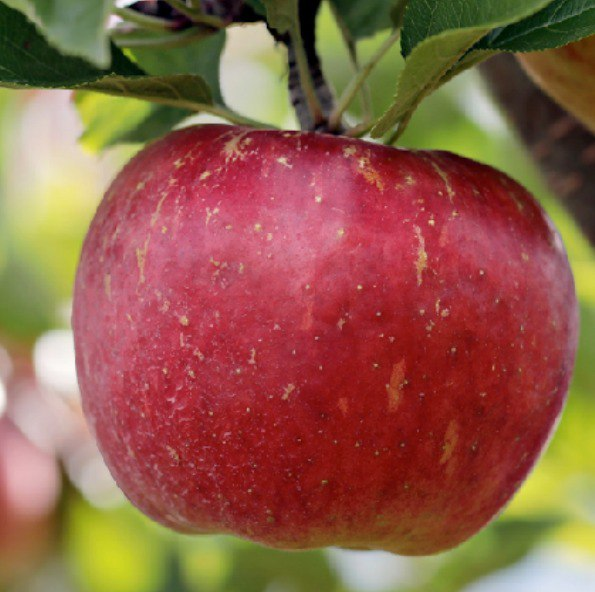
#> input picture COL783/A3/LOCAL/Testcases/q1_apple.jpg, 595 x 592 px, given in place of q4_input_1.png, which was not available
$ python q4_local.py
#> lines starting #> are read from the running program, lines starting #| are printed output that depends on the picture; pictures that were not available may be replaced by others from this repository, and a replacement may not be noted
"""
Block DCT Coding Implementation (JPEG-style)
Assignment: Problem 4
Author: Student
Date: October 24, 2025
"""

import numpy as np
from PIL import Image
from scipy.fftpack import dct, idct
import os
from pathlib import Path

# ===========================
# Helper Functions
# ===========================

def dct2d(block):
    """
    2D DCT transformation using orthonormal basis

    Args:
        block: 2D numpy array
    Returns:
        2D DCT coefficients
    """
    return dct(dct(block.T, norm='ortho').T, norm='ortho')

def idct2d(block):
    """
    2D Inverse DCT transformation

    Args:
        block: 2D DCT coefficients
    Returns:
        2D spatial domain block
    """
    return idct(idct(block.T, norm='ortho').T, norm='ortho')

def calculate_psnr(original, reconstructed, max_intensity=255):
    """
    Calculate Peak Signal-to-Noise Ratio

    Args:
        original: Original image array
        reconstructed: Reconstructed image array
        max_intensity: Maximum possible pixel value (default 255)
    Returns:
        PSNR in dB
    """
    mse = np.mean((original.astype(float) - reconstructed.astype(float)) ** 2)
    if mse == 0:
        return float('inf')
    psnr = 20 * np.log10(max_intensity / np.sqrt(mse))
    return psnr

def calculate_rmse(original, reconstructed):
    """
    Calculate Root Mean Square Error

    Args:
        original: Original image array
        reconstructed: Reconstructed image array
    Returns:
        RMSE value
    """
    mse = np.mean((original.astype(float) - reconstructed.astype(float)) ** 2)
    return np.sqrt(mse)

def load_and_crop_image(filename, block_size=16):
    """
    Load image and crop to multiple of block_size

    Args:
        filename: Path to image file
        block_size: Block size for DCT (default 16)
    Returns:
        Cropped grayscale image as numpy array
    """
    img = Image.open(filename).convert('L')  # Convert to grayscale
    img_array = np.array(img)

    # Crop to multiple of block_size
    h, w = img_array.shape
    new_h = (h // block_size) * block_size
    new_w = (w // block_size) * block_size

    cropped = img_array[:new_h, :new_w]
    print(f"  Loaded {filename}: Original size {h}x{w}, Cropped to {new_h}x{new_w}")
    return cropped

def save_image(img_array, filename):
    """
    Save numpy array as image

    Args:
        img_array: Image data as numpy array
        filename: Output file path
    """
    img_array = np.clip(img_array, 0, 255).astype(np.uint8)
    img = Image.fromarray(img_array)
    img.save(filename)
    print(f"  Saved: {filename}")

def create_error_image(original, reconstructed, output_path, scale_factor=10):
    """
    Create and save error image (magnified for visibility)

    Args:
        original: Original image array
        reconstructed: Reconstructed image array
        output_path: Path to save error image
        scale_factor: Multiplication factor for error visibility
    Returns:
        Error array
    """
    error = np.abs(original.astype(float) - reconstructed.astype(float))
    # Scale error for visibility
    error_scaled = np.clip(error * scale_factor, 0, 255)
    save_image(error_scaled, output_path)
    return error

# ===========================
# Block DCT Functions
# ===========================

def apply_block_dct(image, block_size=16):
    """
    Apply block DCT to image

    Args:
        image: Input image as numpy array
        block_size: Size of DCT blocks (default 16)
    Returns:
        Tuple of (list of DCT coefficient blocks, grid shape)
    """
    h, w = image.shape
    dct_blocks = []

    for i in range(0, h, block_size):
        for j in range(0, w, block_size):
            block = image[i:i+block_size, j:j+block_size]
            dct_block = dct2d(block.astype(float))
            dct_blocks.append(dct_block)

    return dct_blocks, (h // block_size, w // block_size)

def apply_inverse_block_dct(dct_blocks, grid_shape, block_size=16):
    """
    Apply inverse block DCT to reconstruct image

    Args:
        dct_blocks: List of DCT coefficient blocks
        grid_shape: Tuple of (rows, cols) of blocks
        block_size: Size of DCT blocks (default 16)
    Returns:
        Reconstructed image as numpy array
    """
    rows, cols = grid_shape
    h = rows * block_size
    w = cols * block_size
    reconstructed = np.zeros((h, w))

    block_idx = 0
    for i in range(0, h, block_size):
        for j in range(0, w, block_size):
            idct_block = idct2d(dct_blocks[block_idx])
            reconstructed[i:i+block_size, j:j+block_size] = idct_block
            block_idx += 1

    return reconstructed

# ===========================
# Full Image DCT Functions
# ===========================

def apply_full_dct(image):
    """
    Apply DCT to entire image

    Args:
        image: Input image as numpy array
    Returns:
        DCT coefficients for entire image
    """
    return dct2d(image.astype(float))

def apply_inverse_full_dct(dct_coeffs):
    """
    Apply inverse DCT to reconstruct entire image

    Args:
        dct_coeffs: DCT coefficients for entire image
    Returns:
        Reconstructed image as numpy array
    """
    return idct2d(dct_coeffs)

# ===========================
# Coefficient Thresholding
# ===========================

def threshold_block_coefficients(dct_block, target_rmse, block_size=16, max_intensity=255):
    """
    Threshold DCT coefficients in a block to achieve target RMSE
    Uses the orthogonality property: ||x - x_hat||^2 = ||X - X_hat||^2

    Args:
        dct_block: DCT coefficient block
        target_rmse: Target RMSE (e.g., 0.1 * I_max for 20 dB PSNR)
        block_size: Size of block
        max_intensity: Maximum intensity value
    Returns:
        Thresholded DCT block
    """
    # Create a copy
    thresholded = dct_block.copy()

    # Get absolute values and flatten
    abs_coeffs = np.abs(thresholded.flatten())

    # Sort coefficients by magnitude (descending)
    sorted_indices = np.argsort(-abs_coeffs)
    sorted_coeffs = abs_coeffs[sorted_indices]

    # Calculate cumulative error energy when zeroing coefficients
    # Error energy = sum of squared coefficients that are zeroed
    target_error_energy = (target_rmse ** 2) * (block_size ** 2)

    # Find how many coefficients we can zero while staying within target
    cumulative_energy = np.cumsum(sorted_coeffs[::-1] ** 2)

    # Find the last index where cumulative energy is still below target
    num_to_zero = np.searchsorted(cumulative_energy, target_error_energy)
    num_to_keep = block_size * block_size - num_to_zero

    # Zero out the smallest coefficients
    flat_thresh = thresholded.flatten()
    indices_to_zero = sorted_indices[num_to_keep:]
    flat_thresh[indices_to_zero] = 0

    thresholded = flat_thresh.reshape(block_size, block_size)

    return thresholded, num_to_keep

def threshold_full_coefficients(dct_coeffs, target_rmse, max_intensity=255):
    """
    Threshold DCT coefficients for entire image to achieve target RMSE

    Args:
        dct_coeffs: DCT coefficients for entire image
        target_rmse: Target RMSE
        max_intensity: Maximum intensity value
    Returns:
        Tuple of (thresholded DCT coefficients, number of nonzero coefficients)
    """
    h, w = dct_coeffs.shape
    thresholded = dct_coeffs.copy()

    # Get absolute values and flatten
    abs_coeffs = np.abs(thresholded.flatten())

    # Sort coefficients by magnitude (descending)
    sorted_indices = np.argsort(-abs_coeffs)
    sorted_coeffs = abs_coeffs[sorted_indices]

    # Calculate cumulative error energy
    target_error_energy = (target_rmse ** 2) * (h * w)
    cumulative_energy = np.cumsum(sorted_coeffs[::-1] ** 2)

    # Find number of coefficients to keep
    num_to_zero = np.searchsorted(cumulative_energy, target_error_energy)
    num_to_keep = h * w - num_to_zero

    # Zero out the smallest coefficients
    flat_thresh = thresholded.flatten()
    indices_to_zero = sorted_indices[num_to_keep:]
    flat_thresh[indices_to_zero] = 0

    thresholded = flat_thresh.reshape(h, w)

    return thresholded, num_to_keep

# ===========================
# PART A: Block DCT Implementation
# ===========================

def part_a():
    """
    Part A: Implement and verify 16x16 block DCT
    """
    print("\n" + "="*60)
    print("======Part-A processing...======")
    print("="*60 + "\n")

    # Load images
    print("Loading and preparing images...")
    f1 = load_and_crop_image('q4_input_1.png')
    f2 = load_and_crop_image('q4_input_2.png')

    print("\nProcessing f1 (image 1)...")
    # Apply DCT to f1
    dct_blocks_f1, grid_shape_f1 = apply_block_dct(f1, block_size=16)
    print(f"  Number of 16x16 blocks: {len(dct_blocks_f1)}")
    print(f"  Grid shape: {grid_shape_f1[0]} rows x {grid_shape_f1[1]} cols")

    # Apply inverse DCT to verify
    reconstructed_f1 = apply_inverse_block_dct(dct_blocks_f1, grid_shape_f1, block_size=16)

    # Calculate verification metrics
    max_diff_f1 = np.max(np.abs(f1 - reconstructed_f1))
    psnr_f1 = calculate_psnr(f1, reconstructed_f1)

    print(f"  Verification - Max pixel difference: {max_diff_f1:.2e}")
    print(f"  Verification - PSNR: {psnr_f1:.2f} dB")

    # Save reconstructed image
    save_image(reconstructed_f1, './Q4_Output/PartA/f1_reconstructed.png')
    save_image(f1, './Q4_Output/PartA/f1_original.png')

    print("\nProcessing f2 (image 2)...")
    # Apply DCT to f2
    dct_blocks_f2, grid_shape_f2 = apply_block_dct(f2, block_size=16)
    print(f"  Number of 16x16 blocks: {len(dct_blocks_f2)}")
    print(f"  Grid shape: {grid_shape_f2[0]} rows x {grid_shape_f2[1]} cols")

    # Apply inverse DCT to verify
    reconstructed_f2 = apply_inverse_block_dct(dct_blocks_f2, grid_shape_f2, block_size=16)

    # Calculate verification metrics
    max_diff_f2 = np.max(np.abs(f2 - reconstructed_f2))
    psnr_f2 = calculate_psnr(f2, reconstructed_f2)

    print(f"  Verification - Max pixel difference: {max_diff_f2:.2e}")
    print(f"  Verification - PSNR: {psnr_f2:.2f} dB")

    # Save reconstructed image
    save_image(reconstructed_f2, './Q4_Output/PartA/f2_reconstructed.png')
    save_image(f2, './Q4_Output/PartA/f2_original.png')

    print("\n✓ Part A completed successfully!")
    print("  Images are identical after DCT-IDCT transformation")
    print("  (within floating point precision)")

    return f1, f2, dct_blocks_f1, dct_blocks_f2, grid_shape_f1, grid_shape_f2

# ===========================
# PART B: Lossy Compression with Block DCT
# ===========================

def part_b(f1, f2, dct_blocks_f1, dct_blocks_f2, grid_shape_f1, grid_shape_f2):
    """
    Part B: Lossy compression using coefficient thresholding (per-block)
    Target: PSNR >= 20 dB (RMSE <= 0.1 * I_max = 25.5)
    """
    print("\n" + "="*60)
    print("======Part-B processing...======")
    print("="*60 + "\n")

    target_psnr = 20  # dB
    max_intensity = 255
    target_rmse_per_block = 0.1 * max_intensity  # 25.5

    print(f"Target: PSNR >= {target_psnr} dB")
    print(f"Target: RMSE <= {target_rmse_per_block:.1f} per block\n")

    # Process f1
    print("Processing f1 (image 1) - Block-wise compression...")
    thresholded_blocks_f1 = []
    total_nonzero_f1 = 0

    for block in dct_blocks_f1:
        thresh_block, num_kept = threshold_block_coefficients(
            block, target_rmse_per_block, block_size=16, max_intensity=max_intensity
        )
        thresholded_blocks_f1.append(thresh_block)
        total_nonzero_f1 += num_kept

    # Reconstruct image
    f1_hat = apply_inverse_block_dct(thresholded_blocks_f1, grid_shape_f1, block_size=16)

    # Calculate metrics
    psnr_f1 = calculate_psnr(f1, f1_hat, max_intensity)
    rmse_f1 = calculate_rmse(f1, f1_hat)
    total_coeffs_f1 = len(dct_blocks_f1) * 16 * 16
    compression_ratio_f1 = total_nonzero_f1 / total_coeffs_f1

    print(f"  PSNR: {psnr_f1:.2f} dB")
    print(f"  RMSE: {rmse_f1:.2f}")
    print(f"  Total coefficients: {total_coeffs_f1}")
    print(f"  Nonzero coefficients: {total_nonzero_f1}")
    print(f"  Percentage kept: {compression_ratio_f1*100:.2f}%")

    # Save results
    save_image(f1_hat, './Q4_Output/PartB/f1_compressed.png')
    error_f1 = create_error_image(f1, f1_hat, './Q4_Output/PartB/f1_error.png', scale_factor=10)
    print(f"  Max error: {np.max(error_f1):.2f}")

    # Process f2
    print("\nProcessing f2 (image 2) - Block-wise compression...")
    thresholded_blocks_f2 = []
    total_nonzero_f2 = 0

    for block in dct_blocks_f2:
        thresh_block, num_kept = threshold_block_coefficients(
            block, target_rmse_per_block, block_size=16, max_intensity=max_intensity
        )
        thresholded_blocks_f2.append(thresh_block)
        total_nonzero_f2 += num_kept

    # Reconstruct image
    f2_hat = apply_inverse_block_dct(thresholded_blocks_f2, grid_shape_f2, block_size=16)

    # Calculate metrics
    psnr_f2 = calculate_psnr(f2, f2_hat, max_intensity)
    rmse_f2 = calculate_rmse(f2, f2_hat)
    total_coeffs_f2 = len(dct_blocks_f2) * 16 * 16
    compression_ratio_f2 = total_nonzero_f2 / total_coeffs_f2

    print(f"  PSNR: {psnr_f2:.2f} dB")
    print(f"  RMSE: {rmse_f2:.2f}")
    print(f"  Total coefficients: {total_coeffs_f2}")
    print(f"  Nonzero coefficients: {total_nonzero_f2}")
    print(f"  Percentage kept: {compression_ratio_f2*100:.2f}%")

    # Save results
    save_image(f2_hat, './Q4_Output/PartB/f2_compressed.png')
    error_f2 = create_error_image(f2, f2_hat, './Q4_Output/PartB/f2_error.png', scale_factor=10)
    print(f"  Max error: {np.max(error_f2):.2f}")

    print("\n✓ Part B completed successfully!")
    print("  Note: Error images are scaled 10x for visibility")

    # Save summary report
    with open('./Q4_Output/PartB/summary.txt', 'w') as f:
        f.write("="*60 + "\n")
        f.write("PART B: Block-wise DCT Compression Summary\n")
        f.write("="*60 + "\n\n")
        f.write(f"Target: PSNR >= {target_psnr} dB (RMSE <= {target_rmse_per_block:.1f})\n\n")

        f.write("Image f1 (q4_input_1.png):\n")
        f.write(f"  PSNR: {psnr_f1:.2f} dB\n")
        f.write(f"  RMSE: {rmse_f1:.2f}\n")
        f.write(f"  Total coefficients: {total_coeffs_f1}\n")
        f.write(f"  Nonzero coefficients: {total_nonzero_f1}\n")
        f.write(f"  Percentage kept: {compression_ratio_f1*100:.2f}%\n")
        f.write(f"  Max error: {np.max(error_f1):.2f}\n\n")

        f.write("Image f2 (q4_input_2.png):\n")
        f.write(f"  PSNR: {psnr_f2:.2f} dB\n")
        f.write(f"  RMSE: {rmse_f2:.2f}\n")
        f.write(f"  Total coefficients: {total_coeffs_f2}\n")
        f.write(f"  Nonzero coefficients: {total_nonzero_f2}\n")
        f.write(f"  Percentage kept: {compression_ratio_f2*100:.2f}%\n")
        f.write(f"  Max error: {np.max(error_f2):.2f}\n")

    print("  Summary saved to: ./Q4_Output/PartB/summary.txt")

# ===========================
# PART C: Full Image DCT Compression
# ===========================

def part_c(f1, f2):
    """
    Part C: Lossy compression using full image DCT
    Compare with block-based approach
    """
    print("\n" + "="*60)
    print("======Part-C processing...======")
    print("="*60 + "\n")

    target_psnr = 20  # dB
    max_intensity = 255
    target_rmse = 0.1 * max_intensity  # 25.5

    print(f"Target: PSNR >= {target_psnr} dB")
    print(f"Target: RMSE <= {target_rmse:.1f} for entire image\n")

    # Process f1
    print("Processing f1 (image 1) - Full image DCT compression...")
    dct_full_f1 = apply_full_dct(f1)
    total_coeffs_f1 = f1.shape[0] * f1.shape[1]
    print(f"  Total DCT coefficients: {total_coeffs_f1}")

    # Threshold coefficients
    thresholded_dct_f1, nonzero_f1 = threshold_full_coefficients(
        dct_full_f1, target_rmse, max_intensity
    )

    # Reconstruct image
    f1_hat_full = apply_inverse_full_dct(thresholded_dct_f1)

    # Calculate metrics
    psnr_f1 = calculate_psnr(f1, f1_hat_full, max_intensity)
    rmse_f1 = calculate_rmse(f1, f1_hat_full)
    compression_ratio_f1 = nonzero_f1 / total_coeffs_f1

    print(f"  PSNR: {psnr_f1:.2f} dB")
    print(f"  RMSE: {rmse_f1:.2f}")
    print(f"  Nonzero coefficients: {nonzero_f1}")
    print(f"  Percentage kept: {compression_ratio_f1*100:.2f}%")

    # Save results
    save_image(f1_hat_full, './Q4_Output/PartC/f1_compressed_full.png')
    error_f1 = create_error_image(f1, f1_hat_full, './Q4_Output/PartC/f1_error_full.png', scale_factor=10)
    print(f"  Max error: {np.max(error_f1):.2f}")

    # Process f2
    print("\nProcessing f2 (image 2) - Full image DCT compression...")
    dct_full_f2 = apply_full_dct(f2)
    total_coeffs_f2 = f2.shape[0] * f2.shape[1]
    print(f"  Total DCT coefficients: {total_coeffs_f2}")

    # Threshold coefficients
    thresholded_dct_f2, nonzero_f2 = threshold_full_coefficients(
        dct_full_f2, target_rmse, max_intensity
    )

    # Reconstruct image
    f2_hat_full = apply_inverse_full_dct(thresholded_dct_f2)

    # Calculate metrics
    psnr_f2 = calculate_psnr(f2, f2_hat_full, max_intensity)
    rmse_f2 = calculate_rmse(f2, f2_hat_full)
    compression_ratio_f2 = nonzero_f2 / total_coeffs_f2

    print(f"  PSNR: {psnr_f2:.2f} dB")
    print(f"  RMSE: {rmse_f2:.2f}")
    print(f"  Nonzero coefficients: {nonzero_f2}")
    print(f"  Percentage kept: {compression_ratio_f2*100:.2f}%")

    # Save results
    save_image(f2_hat_full, './Q4_Output/PartC/f2_compressed_full.png')
    error_f2 = create_error_image(f2, f2_hat_full, './Q4_Output/PartC/f2_error_full.png', scale_factor=10)
    print(f"  Max error: {np.max(error_f2):.2f}")

    print("\n✓ Part C completed successfully!")
    print("  Note: Error images are scaled 10x for visibility")

    # Save summary report
    with open('./Q4_Output/PartC/summary.txt', 'w') as f:
        f.write("="*60 + "\n")
        f.write("PART C: Full Image DCT Compression Summary\n")
        f.write("="*60 + "\n\n")
        f.write(f"Target: PSNR >= {target_psnr} dB (RMSE <= {target_rmse:.1f})\n\n")

        f.write("Image f1 (q4_input_1.png):\n")
        f.write(f"  PSNR: {psnr_f1:.2f} dB\n")
        f.write(f"  RMSE: {rmse_f1:.2f}\n")
        f.write(f"  Total coefficients: {total_coeffs_f1}\n")
        f.write(f"  Nonzero coefficients: {nonzero_f1}\n")
        f.write(f"  Percentage kept: {compression_ratio_f1*100:.2f}%\n")
        f.write(f"  Max error: {np.max(error_f1):.2f}\n\n")

        f.write("Image f2 (q4_input_2.png):\n")
        f.write(f"  PSNR: {psnr_f2:.2f} dB\n")
        f.write(f"  RMSE: {rmse_f2:.2f}\n")
        f.write(f"  Total coefficients: {total_coeffs_f2}\n")
        f.write(f"  Nonzero coefficients: {nonzero_f2}\n")
        f.write(f"  Percentage kept: {compression_ratio_f2*100:.2f}%\n")
        f.write(f"  Max error: {np.max(error_f2):.2f}\n\n")

        f.write("-"*60 + "\n")
        f.write("DISCUSSION: Block DCT vs Full Image DCT\n")
        f.write("-"*60 + "\n\n")
        f.write("PROS of Full Image DCT:\n")
        f.write("1. Better energy compaction - most energy concentrated in\n")
        f.write("   top-left corner of the entire frequency domain\n")
        f.write("2. No blocking artifacts - smoother reconstructed images\n")
        f.write("3. Higher compression ratio for same PSNR target\n")
        f.write("4. Better for images with smooth, slowly varying content\n\n")

        f.write("CONS of Full Image DCT:\n")
        f.write("1. High computational complexity - O(N²log N) for entire image\n")
        f.write("2. High memory requirements - need to store full DCT matrix\n")
        f.write("3. Poor adaptability to local image features\n")
        f.write("4. Errors can propagate across entire image\n")
        f.write("5. Not practical for large images in real-time applications\n\n")

        f.write("PROS of Block DCT:\n")
        f.write("1. Lower computational complexity - can process blocks in parallel\n")
        f.write("2. Lower memory requirements - only need block-size buffers\n")
        f.write("3. Better adaptability to local features\n")
        f.write("4. Localized errors - artifacts confined to blocks\n")
        f.write("5. Industry standard (JPEG, MPEG)\n\n")

        f.write("CONS of Block DCT:\n")
        f.write("1. Blocking artifacts at high compression\n")
        f.write("2. Less efficient energy compaction\n")
        f.write("3. Discontinuities at block boundaries\n\n")

        f.write("CONCLUSION:\n")
        f.write("Block DCT is preferred in practice due to computational\n")
        f.write("efficiency and practical implementation advantages, despite\n")
        f.write("slightly worse compression efficiency. The blocking artifacts\n")
        f.write("can be mitigated using overlapped blocks or post-filtering.\n")

    print("  Summary saved to: ./Q4_Output/PartC/summary.txt")

# ===========================
# Main Execution
# ===========================

def main():
    """
    Main execution function
    """
    print("\n" + "="*60)
    print("Block DCT Coding Implementation (JPEG-style)")
    print("Problem 4 - Image Compression Assignment")
    print("="*60)

    # Create output directories
    output_dirs = [
        './Q4_Output',
        './Q4_Output/PartA',
        './Q4_Output/PartB',
        './Q4_Output/PartC'
    ]

    print("\nCreating output directories...")
    for dir_path in output_dirs:
        Path(dir_path).mkdir(parents=True, exist_ok=True)
    print("✓ Directories created")

    try:
        # Execute Part A
        f1, f2, dct_blocks_f1, dct_blocks_f2, grid_shape_f1, grid_shape_f2 = part_a()
#> in load_and_crop_image, `img = Image.open(filename).convert('L')`:
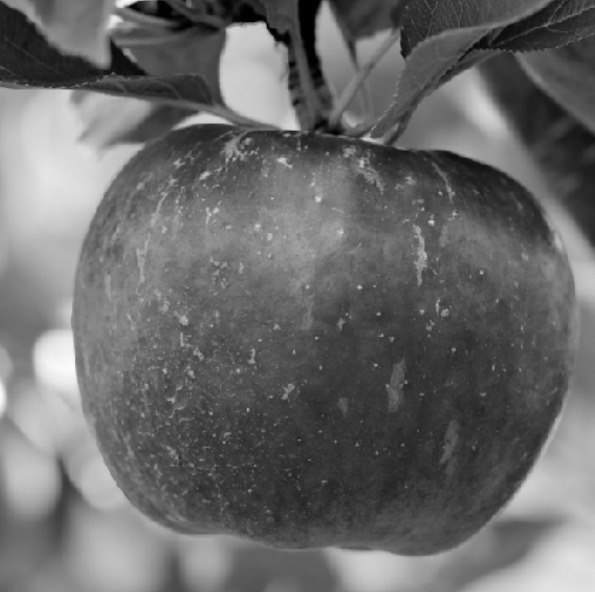
#> img: PIL image 595x592 L; min 0, max 251, mean 105.7
#|   Loaded q4_input_1.png: Original size 592x595, Cropped to 592x592
#> call 2 of load_and_crop_image, with filename = 'q4_input_2.png', block_size = 16
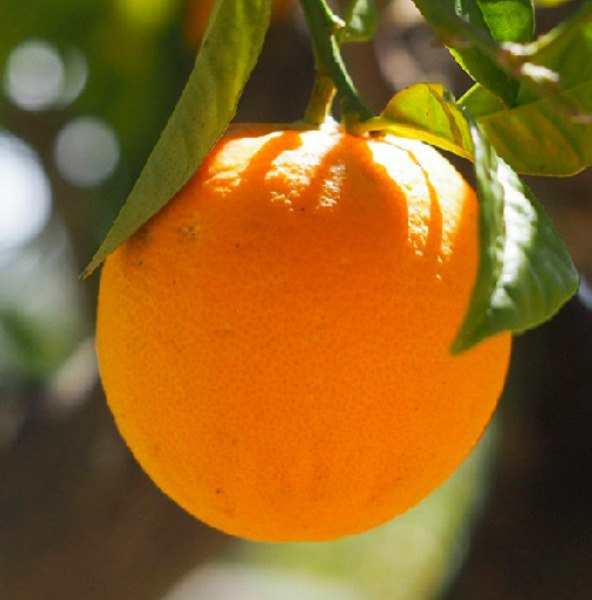
#> input picture COL783/A3/LOCAL/Testcases/q1_orange.jpg, 592 x 600 px, given in place of q4_input_2.png, which was not available
#> in load_and_crop_image (call 2), `img = Image.open(filename).convert('L')`:
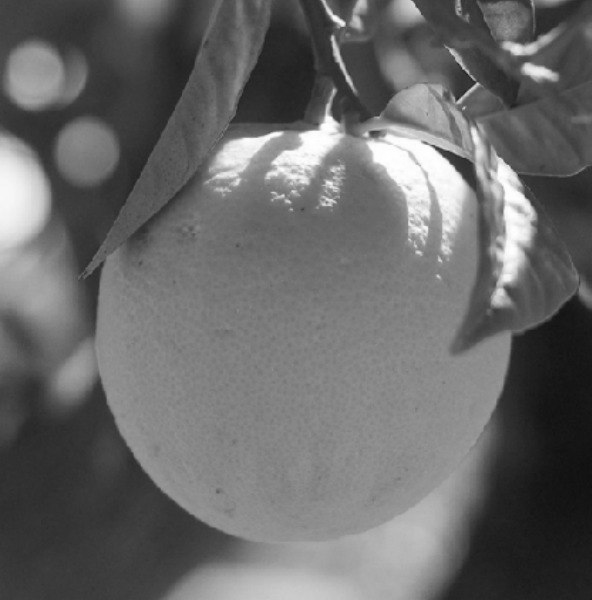
#> img: PIL image 592x600 L; min 13, max 255, mean 104.3
#> (the rest of the program and of its run is left out)
